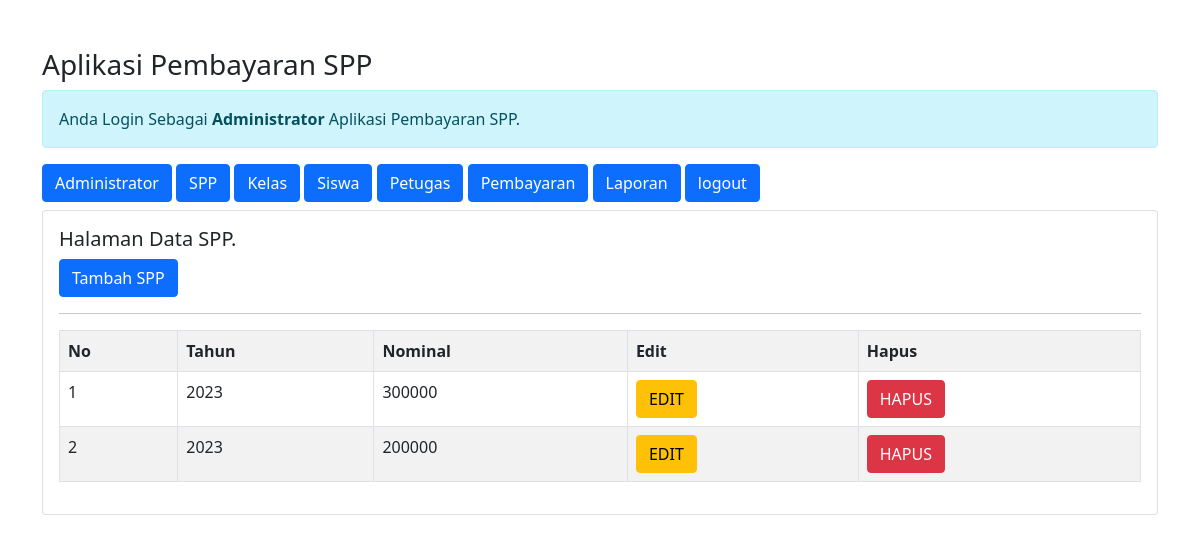
/admin/admin.php?url=spp (signed in), run on the app's committed database.
### tables this page shows
CREATE TABLE `spp` (
  `id_spp` int(11) NOT NULL,
  `tahun` int(11) NOT NULL,
  `nominal` int(11) NOT NULL
);

### admin/spp.php (the view)
<h5>Halaman Data SPP.</h5>
<a href="?url=tambah-spp" class="btn btn-primary">Tambah SPP</a>
<hr>
<table class="table table-striped table-bordered">
    <tr class="fw-bold">
        <td>No</td>
        <td>Tahun</td>
        <td>Nominal</td>
        <td>Edit</td>
        <td>Hapus</td>
    </tr>
    <?php
    include '../koneksi.php';
    $no = 1;
    $sql = "SELECT*FROM spp ORDER BY id_spp DESC";
    $query = mysqli_query($koneksi, $sql);
    foreach ($query as $data) { ?>
        <tr>
            <td><?= $no++; ?></td>
            <td><?= $data['tahun']; ?></td>
            <td><?= $data['nominal']; ?></td>
            <td>
                <a href="?url=edit-spp&id_spp=<?= $data['id_spp']; ?>" class="btn btn-warning">EDIT</a>
            </td>
            <td>
                <a href="?url=hapus-spp&id_spp=<?= $data['id_spp']; ?>" class="btn btn-danger" onclick="return confirm('Apakah Anda Yakin Ingin Menghapus Data')">HAPUS</a>
            </td>
        </tr>
    <?php }
    ?>
</table>

### data on the page
spp: tahun "2023", nominal "300000"
spp: tahun "2023", nominal "200000"
